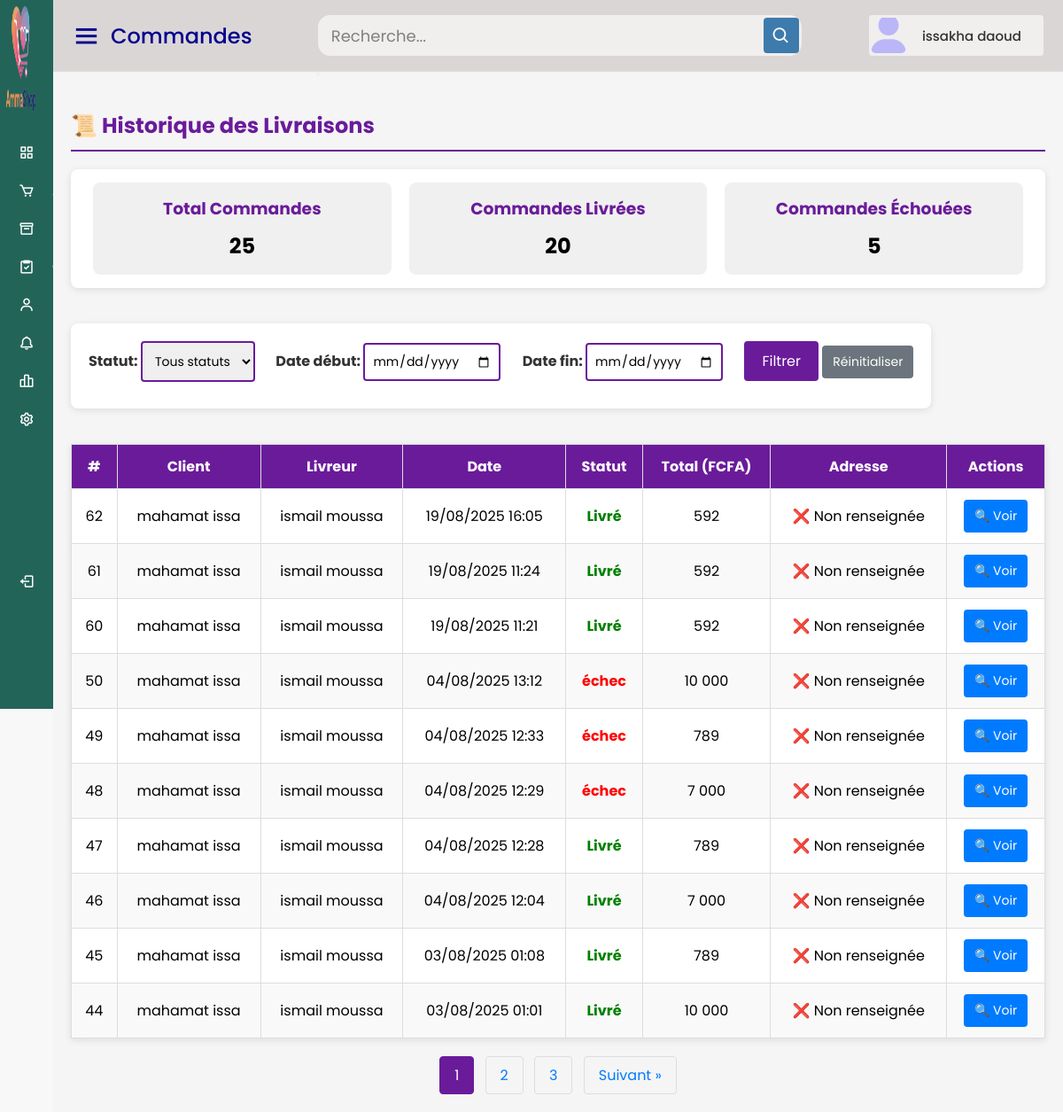
Page /tchadshop/historique_livraison.php (signed in) on the committed database.
### tables this page shows
CREATE TABLE IF NOT EXISTS `commandes` (
  `id` int NOT NULL AUTO_INCREMENT,
  `client_id` int DEFAULT NULL,
  `livreur_id` int DEFAULT NULL,
  `statut` enum('en attente','en cours','livré','échec') DEFAULT 'en attente',
  `total` decimal(10,2) NOT NULL,
  `date_commande` datetime DEFAULT CURRENT_TIMESTAMP,
  `latitude` decimal(10,8) DEFAULT NULL,
  `longitude` decimal(11,8) DEFAULT NULL,
  `adresse` varchar(255) DEFAULT NULL,
  `date_livraison` datetime DEFAULT NULL,
  `temps_livraison` varchar(50) DEFAULT NULL,
  `date_livraison_prevue` datetime DEFAULT NULL,
  `audio_path` varchar(255) DEFAULT NULL,
  `vu` tinyint(1) NOT NULL DEFAULT '0',
  PRIMARY KEY (`id`),
  KEY `commandes_ibfk_1` (`client_id`),
  KEY `commandes_ibfk_2` (`livreur_id`)
);

CREATE TABLE IF NOT EXISTS `clients` (
  `id` int NOT NULL AUTO_INCREMENT,
  `nom` varchar(100) NOT NULL,
  `email` varchar(100) DEFAULT NULL,
  `telephone` varchar(20) NOT NULL,
  `adresse` text,
  `password` varchar(255) DEFAULT NULL,
  `created_at` timestamp NULL DEFAULT CURRENT_TIMESTAMP,
  `invite` tinyint(1) DEFAULT '1',
  `vu` tinyint(1) DEFAULT '0',
  `reset_token` varchar(255) DEFAULT NULL,
  `reset_token_expire` int DEFAULT NULL,
  `langue` varchar(5) DEFAULT 'fr',
  PRIMARY KEY (`id`),
  UNIQUE KEY `email` (`email`)
);

CREATE TABLE IF NOT EXISTS `livreurs` (
  `id` int NOT NULL AUTO_INCREMENT,
  `nom` varchar(100) NOT NULL,
  `telephone` varchar(20) NOT NULL,
  `email` varchar(100) DEFAULT NULL,
  `password` varchar(255) DEFAULT NULL,
  `actif` tinyint(1) DEFAULT '1',
  `created_at` timestamp NULL DEFAULT CURRENT_TIMESTAMP,
  PRIMARY KEY (`id`),
  UNIQUE KEY `email` (`email`)
);

### tchadshop/historique_livraison.php (the view, shortened to what this page needs)
<?php
$conn = new mysqli("localhost", "root", "", "tchadshop_db");
function safe($val) {
    return htmlspecialchars($val ?? '');
}
$date_debut = $_GET['date_debut'] ?? '';
$date_fin = $_GET['date_fin'] ?? '';
$page = max(1, intval($_GET['page'] ?? 1));
$limit = 10;
$offset = ($page - 1) * $limit;
$where = " WHERE c.statut IN ('livré', 'échec')";
$params = [];
$types = "";
$sql_count = "SELECT COUNT(*) FROM commandes c
              LEFT JOIN clients cl ON c.client_id = cl.id
              LEFT JOIN livreurs l ON c.livreur_id = l.id
              $where";
$stmt_count = $conn->prepare($sql_count);
$stmt_count->execute();
$stmt_count->bind_result($total_commandes);
$total_pages = ceil($total_commandes / $limit);
$sql = "SELECT c.*, cl.nom AS client_nom, cl.invite AS client_invite, l.nom AS livreur_nom
        FROM commandes c
        LEFT JOIN clients cl ON c.client_id = cl.id
        LEFT JOIN livreurs l ON c.livreur_id = l.id
        $where
        ORDER BY c.date_commande DESC
        LIMIT ? OFFSET ?";
$stmt = $conn->prepare($sql);
if ($params) {
    $types_with_limit = $types . "ii";
    $params_with_limit = array_merge($params, [$limit, $offset]);
    $stmt->bind_param($types_with_limit, ...$params_with_limit);
} else {
    $stmt->bind_param("ii", $limit, $offset);
}
$stmt->execute();
$result = $stmt->get_result();
?>
<!DOCTYPE html>
<html lang="fr">
<head>
</head>
<body>
    <?php include("header.php"); ?>
    <div class="home-content">
        <h2>📜 Historique des Livraisons</h2>
        <div class="stats">
            <div class="stat-box">
                <h3>Total Commandes</h3>
                <p><?= $total_commandes ?></p>
            </div>
            <div class="stat-box">
                <h3>Commandes Livrées</h3>
                <p>
                    <?php
                    $sql_livree = "SELECT COUNT(*) FROM commandes WHERE statut = 'livré'";
                    $result_livree = $conn->query($sql_livree);
                    echo $result_livree->fetch_row()[0];
                    ?>
                </p>
            </div>
            <div class="stat-box">
                <h3>Commandes Échouées</h3>
                <p>
                    <?php
                    $sql_echec = "SELECT COUNT(*) FROM commandes WHERE statut = 'échec'";
                    $result_echec = $conn->query($sql_echec);
                    echo $result_echec->fetch_row()[0];
                    ?>
                </p>
            </div>
        </div>
        <div class="filter-header">
            <form method="get" class="filters">
                <div>
                    <label>Statut:
                    <select name="statut" class="select">
                        <option value="">Tous statuts</option>
                    </select>
                    </label>
                    <label>Date début: <input type="date" name="date_debut" value="<?= safe($date_debut) ?>"></label>
                    <label>Date fin: <input type="date" name="date_fin" value="<?= safe($date_fin) ?>"></label>
                    <button type="submit" class="button">Filtrer</button>
                    <a href="historique_livraison.php" class="btn1" style="background-color:#6c757d;">Réinitialiser</a>
                </div>
            </form>
        </div>
        <table>
            <thead>
                <tr>
                    <th>#</th>
                    <th>Client</th>
                    <th>Livreur</th>
                    <th>Date</th>
                    <th>Statut</th>
                    <th>Total (FCFA)</th>
                    <th>Adresse</th>
                    <th>Actions</th>
                </tr>
            </thead>
            <tbody>
                <?php if ($result->num_rows > 0): ?>
                    <?php while ($commande = $result->fetch_assoc()): ?>
                        <tr>
                            <td><?= $commande['id'] ?></td>
                            <td>
                                <?= safe($commande['client_nom'] ?? 'Anonyme') ?>
                            </td>
                            <td><?= safe($commande['livreur_nom'] ?? 'Non assigné') ?></td>
                            <td><?= date('d/m/Y H:i', strtotime($commande['date_commande'])) ?></td>
                            <td class="<?= $commande['statut'] === 'livré' ? 'livré' : 'échec' ?>">
                                <?= ucfirst($commande['statut']) ?>
                            </td>
                            <td><?= number_format($commande['total'], 0, ',', ' ') ?></td>
                            <td>
                                <?php
                                if (!empty($commande['adresse'])) {
                                    echo safe($commande['adresse']);
                                } elseif (!empty($commande['latitude']) && !empty($commande['longitude'])) {
                                    echo "Lat: " . safe($commande['latitude']) . ", Lng: " . safe($commande['longitude']);
                                } else {
                                    echo "❌ Non renseignée";
                                }
                                ?>
                            </td>
                            <td>
                                <a href="details_commande.php?id=<?= $commande['id'] ?>" class="btn1">🔍 Voir</a>
                            </td>
                        </tr>
                    <?php endwhile; ?>
                <?php endif; ?>
            </tbody>
        </table>
        <?php if ($total_pages > 1): ?>
        <div class="pagination">
            <?php for ($p = max(1, $page - 2); $p <= min($total_pages, $page + 2); $p++): ?>
                <?php if ($p == $page): ?>
                    <span class="current"><?= $p ?></span>
                <?php else: ?>
                    <a href="?<?= http_build_query(array_merge($_GET, ['page' => $p])) ?>"><?= $p ?></a>
                <?php endif; ?>
            <?php endfor; ?>
            <?php if ($page < $total_pages): ?>
                <a href="?<?= http_build_query(array_merge($_GET, ['page' => $page + 1])) ?>">Suivant &raquo;</a>
            <?php endif; ?>
        </div>
        <?php endif; ?>
    </div>
</body>
</html>

### tchadshop/style4.css (style rules this page uses)
* { margin: 0; padding: 0; box-sizing: border-box; font-family: "Poppins", sans-serif; }
.home-section .home-content { position: relative; padding-top: 104px; }

### tchadshop/historique_livraison.php (style rules this page uses)
body { font-family: Arial, sans-serif; background-color: #f8f8f8; margin: 0; padding: 0; }
.home-content { padding: 20px; }
table { width: 100%; border-collapse: collapse; margin-top: 20px; background: white; box-shadow: 0 2px 8px rgba(0,0,0,0.1); }
th, td { border: 1px solid #ddd; padding: 12px; text-align: center; }
th { background: #6a1b9a; color: #fff; position: sticky; top: 0; }
.btn1 { display: inline-block; padding: 8px 12px; background-color: #007bff; color: white; border-radius: 4px; text-decoration: none; font-size: 14px; transition: background 0.3s; }
.livré { color: green; font-weight: bold; }
.échec { color: red; font-weight: bold; }
form.filters { background: white; padding: 20px; border-radius: 8px; box-shadow: 0 2px 8px rgba(0,0,0,0.1); margin: 20px 0; }
form.filters input, form.filters select { padding: 10px; margin: 0 10px 10px 0; font-size: 14px; border: 2px solid #6a1b9a; border-radius: 4px; }
.pagination { margin-top: 20px; text-align: center; }
.pagination a, .pagination span { display: inline-block; padding: 8px 16px; margin: 0 4px; border: 1px solid #ddd; color: #007bff; text-decoration: none; border-radius: 4px; transition: all 0.3s; }
.pagination span.current { background-color: #6a1b9a; color: white; border-color: #6a1b9a; cursor: default; }
h2 { color: #6a1b9a; margin: 20px 0; padding-bottom: 10px; border-bottom: 2px solid #6a1b9a; }
.filters label { font-weight: bold; margin-right: 10px; color: #333; }
.select, .filters input[type="date"], .filters input[type="text"] { border: 2px solid #6a1b9a; border-radius: 4px; padding: 8px; }
.button { background: #6a1b9a; padding: 10px 20px; border: none; color: white; font-size: 16px; border-radius: 4px; cursor: pointer; transition: background 0.3s; }
.stats { display: flex; justify-content: space-around; margin: 20px 0; background: white; padding: 15px; border-radius: 8px; box-shadow: 0 2px 8px rgba(0,0,0,0.1); }
.stat-box { text-align: center; padding: 15px; border-radius: 8px; background: #f0f0f0; flex: 1; margin: 0 10px; }
.stat-box h3 { margin: 0; color: #6a1b9a; }
.stat-box p { font-size: 24px; font-weight: bold; margin: 10px 0 0; }
.filter-header { display: flex; justify-content: space-between; align-items: center; margin-bottom: 15px; }
tr:nth-child(even) { background-color: #f9f9f9; }

### rows in the picture
commandes: id "62", client.nom "mahamat issa", livreur.nom "ismail moussa", date_commande "19/08/2025 16:05", statut "Livré", total "592", shows "❌ Non renseignée"
commandes: id "61", client.nom "mahamat issa", livreur.nom "ismail moussa", date_commande "19/08/2025 11:24", statut "Livré", total "592", shows "❌ Non renseignée"
commandes: id "60", client.nom "mahamat issa", livreur.nom "ismail moussa", date_commande "19/08/2025 11:21", statut "Livré", total "592", shows "❌ Non renseignée"
commandes: id "50", client.nom "mahamat issa", livreur.nom "ismail moussa", date_commande "04/08/2025 13:12", statut "échec", total "10 000", shows "❌ Non renseignée"
commandes: id "49", client.nom "mahamat issa", livreur.nom "ismail moussa", date_commande "04/08/2025 12:33", statut "échec", total "789", shows "❌ Non renseignée"
commandes: id "48", client.nom "mahamat issa", livreur.nom "ismail moussa", date_commande "04/08/2025 12:29", statut "échec", total "7 000", shows "❌ Non renseignée"
commandes: id "47", client.nom "mahamat issa", livreur.nom "ismail moussa", date_commande "04/08/2025 12:28", statut "Livré", total "789", shows "❌ Non renseignée"
commandes: id "46", client.nom "mahamat issa", livreur.nom "ismail moussa", date_commande "04/08/2025 12:04", statut "Livré", total "7 000", shows "❌ Non renseignée"
commandes: id "45", client.nom "mahamat issa", livreur.nom "ismail moussa", date_commande "03/08/2025 01:08", statut "Livré", total "789", shows "❌ Non renseignée"
commandes: id "44", client.nom "mahamat issa", livreur.nom "ismail moussa", date_commande "03/08/2025 01:01", statut "Livré", total "10 000", shows "❌ Non renseignée"

### other values in the picture
$page_title "Commandes"
$adminName "issakha daoud"
$total_commandes "25"
$result_livree->fetch_row()[0] "20"
$result_echec->fetch_row()[0] "5"
